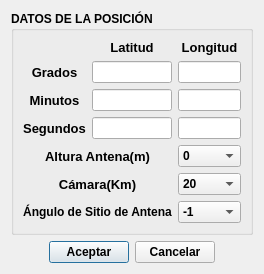
<?xml version="1.0" encoding="UTF-8"?>
<ui version="4.0">
 <class>DVDPEntrada</class>
 <widget class="QDialog" name="DVDPEntrada">
  <property name="geometry">
   <rect>
    <x>0</x>
    <y>0</y>
    <width>264</width>
    <height>266</height>
   </rect>
  </property>
  <property name="font">
   <font>
    <family>Tahoma</family>
    <weight>75</weight>
    <bold>true</bold>
   </font>
  </property>
  <property name="windowTitle">
   <string>Entrar Datos</string>
  </property>
  <layout class="QGridLayout" name="gridLayout_2">
   <item row="0" column="0" colspan="3">
    <widget class="QGroupBox" name="groupBox">
     <property name="font">
      <font>
       <family>Tahoma</family>
       <weight>75</weight>
       <bold>true</bold>
      </font>
     </property>
     <property name="title">
      <string>DATOS DE LA POSICIÓN</string>
     </property>
     <layout class="QGridLayout" name="gridLayout">
      <item row="3" column="1">
       <widget class="QLineEdit" name="lE_SegLat">
        <property name="font">
         <font>
          <family>Tahoma</family>
          <weight>75</weight>
          <bold>true</bold>
         </font>
        </property>
       </widget>
      </item>
      <item row="4" column="0" colspan="2">
       <widget class="QLabel" name="lB_AlturaAntenasCannon">
        <property name="font">
         <font>
          <family>Tahoma</family>
          <pointsize>10</pointsize>
          <weight>75</weight>
          <bold>true</bold>
         </font>
        </property>
        <property name="text">
         <string>Altura Antena(m)</string>
        </property>
        <property name="alignment">
         <set>Qt::AlignCenter</set>
        </property>
       </widget>
      </item>
      <item row="2" column="1">
       <widget class="QLineEdit" name="lE_MinLat">
        <property name="font">
         <font>
          <family>Tahoma</family>
          <weight>75</weight>
          <bold>true</bold>
         </font>
        </property>
       </widget>
      </item>
      <item row="0" column="1">
       <widget class="QLabel" name="label_2">
        <property name="font">
         <font>
          <family>Tahoma</family>
          <pointsize>10</pointsize>
          <weight>75</weight>
          <bold>true</bold>
         </font>
        </property>
        <property name="text">
         <string>Latitud</string>
        </property>
        <property name="alignment">
         <set>Qt::AlignCenter</set>
        </property>
       </widget>
      </item>
      <item row="4" column="2">
       <widget class="QComboBox" name="cB_AlturaAntena">
        <property name="font">
         <font>
          <family>Tahoma</family>
          <weight>75</weight>
          <bold>true</bold>
         </font>
        </property>
        <property name="insertPolicy">
         <enum>QComboBox::InsertAtCurrent</enum>
        </property>
        <property name="sizeAdjustPolicy">
         <enum>QComboBox::AdjustToContentsOnFirstShow</enum>
        </property>
        <property name="minimumContentsLength">
         <number>0</number>
        </property>
        <item>
         <property name="text">
          <string>0</string>
         </property>
        </item>
        <item>
         <property name="text">
          <string>1</string>
         </property>
        </item>
        <item>
         <property name="text">
          <string>2</string>
         </property>
        </item>
        <item>
         <property name="text">
          <string>4</string>
         </property>
        </item>
        <item>
         <property name="text">
          <string>6</string>
         </property>
        </item>
        <item>
         <property name="text">
          <string>8</string>
         </property>
        </item>
        <item>
         <property name="text">
          <string>10</string>
         </property>
        </item>
        <item>
         <property name="text">
          <string>16</string>
         </property>
        </item>
        <item>
         <property name="text">
          <string>20</string>
         </property>
        </item>
        <item>
         <property name="text">
          <string>25</string>
         </property>
        </item>
       </widget>
      </item>
      <item row="3" column="0">
       <widget class="QLabel" name="label_5">
        <property name="font">
         <font>
          <family>Tahoma</family>
          <pointsize>10</pointsize>
          <weight>75</weight>
          <bold>true</bold>
         </font>
        </property>
        <property name="text">
         <string>Segundos</string>
        </property>
        <property name="alignment">
         <set>Qt::AlignCenter</set>
        </property>
       </widget>
      </item>
      <item row="2" column="2">
       <widget class="QLineEdit" name="lE_MinLon">
        <property name="font">
         <font>
          <family>Tahoma</family>
          <weight>75</weight>
          <bold>true</bold>
         </font>
        </property>
       </widget>
      </item>
      <item row="2" column="0">
       <widget class="QLabel" name="label_4">
        <property name="font">
         <font>
          <family>Tahoma</family>
          <pointsize>10</pointsize>
          <weight>75</weight>
          <bold>true</bold>
         </font>
        </property>
        <property name="text">
         <string>Minutos</string>
        </property>
        <property name="alignment">
         <set>Qt::AlignCenter</set>
        </property>
       </widget>
      </item>
      <item row="1" column="1">
       <widget class="QLineEdit" name="lE_GradLat">
        <property name="font">
         <font>
          <family>Tahoma</family>
          <weight>75</weight>
          <bold>true</bold>
         </font>
        </property>
       </widget>
      </item>
      <item row="1" column="2">
       <widget class="QLineEdit" name="lE_GradLon">
        <property name="font">
         <font>
          <family>Tahoma</family>
          <weight>75</weight>
          <bold>true</bold>
         </font>
        </property>
       </widget>
      </item>
      <item row="0" column="2">
       <widget class="QLabel" name="label">
        <property name="font">
         <font>
          <family>Tahoma</family>
          <pointsize>10</pointsize>
          <weight>75</weight>
          <bold>true</bold>
         </font>
        </property>
        <property name="text">
         <string>Longitud</string>
        </property>
        <property name="alignment">
         <set>Qt::AlignCenter</set>
        </property>
       </widget>
      </item>
      <item row="3" column="2">
       <widget class="QLineEdit" name="lE_SegLon">
        <property name="font">
         <font>
          <family>Tahoma</family>
          <weight>75</weight>
          <bold>true</bold>
         </font>
        </property>
       </widget>
      </item>
      <item row="5" column="2">
       <widget class="QComboBox" name="cB_Camara">
        <item>
         <property name="text">
          <string>20</string>
         </property>
        </item>
        <item>
         <property name="text">
          <string>30</string>
         </property>
        </item>
        <item>
         <property name="text">
          <string>40</string>
         </property>
        </item>
       </widget>
      </item>
      <item row="5" column="0" colspan="2">
       <widget class="QLabel" name="lB_CalibreCamara">
        <property name="font">
         <font>
          <pointsize>10</pointsize>
         </font>
        </property>
        <property name="text">
         <string>Cámara(Km)</string>
        </property>
        <property name="alignment">
         <set>Qt::AlignCenter</set>
        </property>
       </widget>
      </item>
      <item row="1" column="0">
       <widget class="QLabel" name="label_3">
        <property name="font">
         <font>
          <family>Tahoma</family>
          <pointsize>10</pointsize>
          <weight>75</weight>
          <bold>true</bold>
         </font>
        </property>
        <property name="text">
         <string>Grados</string>
        </property>
        <property name="alignment">
         <set>Qt::AlignCenter</set>
        </property>
       </widget>
      </item>
      <item row="6" column="2">
       <widget class="QComboBox" name="comboBox">
        <item>
         <property name="text">
          <string>-1</string>
         </property>
        </item>
        <item>
         <property name="text">
          <string>0</string>
         </property>
        </item>
        <item>
         <property name="text">
          <string>1</string>
         </property>
        </item>
        <item>
         <property name="text">
          <string>2</string>
         </property>
        </item>
        <item>
         <property name="text">
          <string>3</string>
         </property>
        </item>
        <item>
         <property name="text">
          <string>4</string>
         </property>
        </item>
       </widget>
      </item>
      <item row="6" column="0" colspan="2">
       <widget class="QLabel" name="label_6">
        <property name="text">
         <string>Ángulo de Sitio de Antena</string>
        </property>
        <property name="alignment">
         <set>Qt::AlignCenter</set>
        </property>
       </widget>
      </item>
     </layout>
    </widget>
   </item>
   <item row="1" column="1">
    <spacer name="verticalSpacer">
     <property name="orientation">
      <enum>Qt::Vertical</enum>
     </property>
     <property name="sizeHint" stdset="0">
      <size>
       <width>20</width>
       <height>50</height>
      </size>
     </property>
    </spacer>
   </item>
   <item row="2" column="0">
    <spacer name="horizontalSpacer_2">
     <property name="orientation">
      <enum>Qt::Horizontal</enum>
     </property>
     <property name="sizeHint" stdset="0">
      <size>
       <width>45</width>
       <height>20</height>
      </size>
     </property>
    </spacer>
   </item>
   <item row="2" column="1">
    <layout class="QHBoxLayout" name="horizontalLayout">
     <item>
      <widget class="QPushButton" name="pB_Aceptar">
       <property name="text">
        <string>Aceptar</string>
       </property>
      </widget>
     </item>
     <item>
      <widget class="QPushButton" name="pB_Cancelar">
       <property name="text">
        <string>Cancelar</string>
       </property>
      </widget>
     </item>
    </layout>
   </item>
   <item row="2" column="2">
    <spacer name="horizontalSpacer">
     <property name="orientation">
      <enum>Qt::Horizontal</enum>
     </property>
     <property name="sizeHint" stdset="0">
      <size>
       <width>44</width>
       <height>20</height>
      </size>
     </property>
    </spacer>
   </item>
  </layout>
 </widget>
 <resources/>
 <connections/>
</ui>
